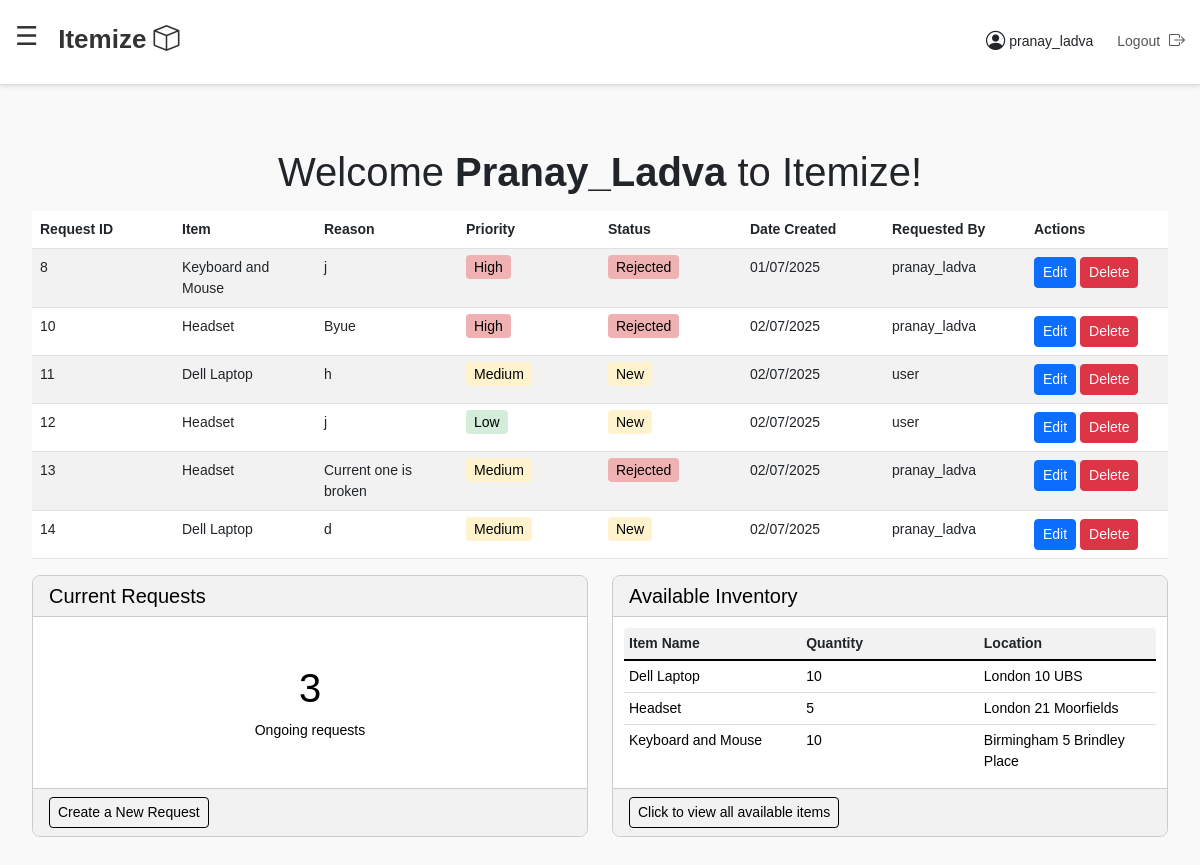
Page /dashboard/ (signed in) on the earlier database version.
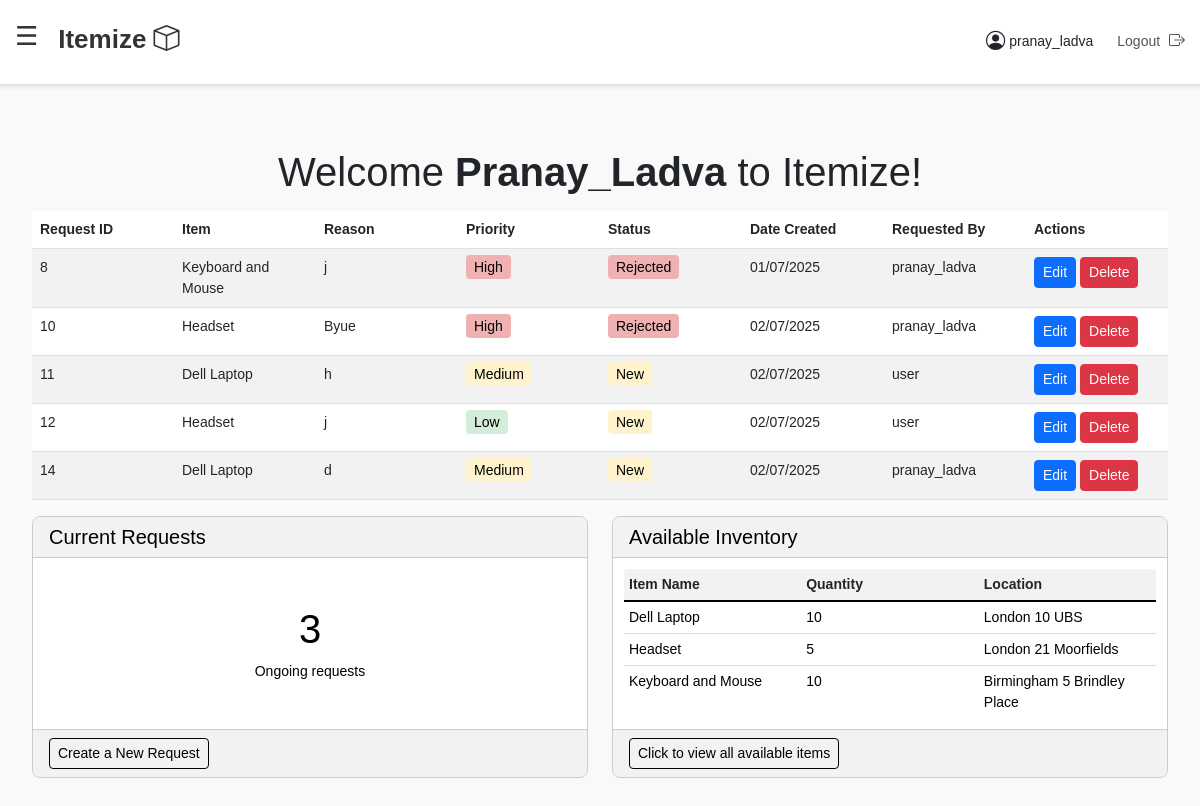
Same page on the later database version.
### inventory/models.py (models this page shows, shortened)
class InventoryRequest(models.Model):
    STATUS_CHOICES = [
        ('New', 'New'),
        ('In Progress', 'In Progress'),
        ('Approved', 'Approved'),
        ('Rejected', 'Rejected'),
    ]
    item = models.ForeignKey(InventoryItem, on_delete=models.CASCADE)  # Link to InventoryItem
    reason = models.TextField()
    priority = models.CharField(max_length=10, choices=[('High', 'High'), ('Medium', 'Medium'), ('Low', 'Low')])
    requested_by = models.ForeignKey(User, on_delete=models.CASCADE)  # Link to User
    status = models.CharField(max_length=20, choices=STATUS_CHOICES, default='New')
    created_at = models.DateTimeField(auto_now_add=True)
    class Meta:
        verbose_name = 'Inventory Request'
        verbose_name_plural = 'Inventory Requests'
        db_table = 'inventory_request'

class InventoryItem(models.Model):
    name = models.CharField(max_length=100)
    category = models.CharField(max_length=100)
    quantity = models.PositiveIntegerField(default=0)
    location = models.CharField(max_length=100)
    description = models.TextField(blank=True)
    added = models.DateTimeField(auto_now_add=True)
    class Meta:
        verbose_name = 'Inventory Item'
        verbose_name_plural = 'Inventory Items'
        db_table = 'inventory_item'

### inventory/views.py (the view)
# urls.py: path('dashboard/', views.dashboard, name='dashboard'),  # Dashboard
@login_required
def dashboard(request):
    if request.user.is_staff:
        requests = InventoryRequest.objects.all()
        current_requests_count = InventoryRequest.objects.exclude(status__in=['Approved', 'Rejected']).count()
        is_admin = True
    else:
        requests = InventoryRequest.objects.filter(requested_by=request.user)
        current_requests_count = InventoryRequest.objects.filter(
            requested_by=request.user
        ).exclude(status__in=['Approved', 'Rejected']).count()
        is_admin = False
    available_inventories = InventoryItem.objects.all()[:3]
    context = {
        'requests': requests,
        'current_requests_count': current_requests_count,
        'available_inventories': available_inventories,
        'is_admin': is_admin,
        'user_name': request.user.username if request.user.is_authenticated else "Guest"
    }
    return render(request, 'dashboard.html', context)

### templates/dashboard.html (shortened to what the changed rows need)
{% extends 'base.html' %}
{% block content %}
    <div class="container-fluid mt-5">
    <h1 class="text-center" style="margin-top: 5px; margin-bottom: 15px">Welcome <strong>{{ user.username|title }}</strong> to Itemize!
    </h1>
    <table class="table table-striped">
        <thead>
        <tr>
            <th>Request ID</th>
            <th>Item</th>
            <th>Reason</th>
            <th>Priority</th>
            <th>Status</th>
            <th>Date Created</th>
            <th>Requested By</th>
            {% if is_admin %}
                <th>Actions</th>
            {% endif %}
        </tr>
        </thead>
        <tbody>
        {% for req in requests %}
            <tr>
                <td>{{ req.id }}</td>
                <td>{{ req.item.name }}</td>
                <td>{{ req.reason }}</td>
                <td>
                <span class="{% if req.priority == 'Low' %}priority-low
                              {% elif req.priority == 'Medium' %}priority-medium
                              {% elif req.priority == 'High' %}priority-high{% endif %}">
                    {{ req.priority }}
                </span>
                </td>
                <td>
                <span class="{% if req.status == 'New' %}status-new
                              {% elif req.status == 'In Progress' %}status-in-progress
                              {% elif req.status == 'Approved' %}status-approved
                              {% elif req.status == 'Rejected' %}status-rejected{% endif %}">
                    {{ req.status }}
                </span>
                </td>
                <td>{{ req.created_at|date:"d/m/Y" }}</td>
                <td>{{ req.requested_by.username }}</td>
                {% if is_admin %}
                    <td>
                        <a href="{% url 'edit_request' req.id %}" class="btn btn-primary btn-sm">Edit</a>
                        <a href="{% url 'delete_request' req.id %}" class="btn btn-danger btn-sm">Delete</a>
                    </td>
                {% endif %}
            </tr>
        {% empty %}
            <tr>
                <td colspan="7" class="text-center">No requests found.</td>
            </tr>
        {% endfor %}
        </tbody>
    </table>
    <div class="row mb-4">
    <div class="col-md-6">
        <div class="card h-100"
             style="background-color: #f2f2f2; border: 1px solid #ccc; border-radius: 8px; overflow: hidden;">
            <div class="card-body d-flex flex-column align-items-center justify-content-center"
                 style="background-color: white;">
                <h1 style="color: black;">{{ current_requests_count }}</h1>
            </div>
        </div>
    </div>
    <div class="col-md-6">
        <div class="card h-100"
             style="background-color: #f2f2f2; border: 1px solid #ccc; border-radius: 8px; overflow: hidden;">
            <div class="card-body" style="background-color: white; padding: 10px;">
                {% if available_inventories|length > 0 %}
                    <table style="width: 100%; border-collapse: collapse; background-color: white; border-radius: 5px; overflow: hidden; border: 1px solid #ddd;">
                        <thead style="background-color: #f2f2f2;">
                        <tr>
                            <th style="text-align: left; padding: 5px; border-bottom: 2px solid black;">Item Name</th>
                            <th style="text-align: left; padding: 5px; border-bottom: 2px solid black;">Quantity</th>
                            <th style="text-align: left; padding: 5px; border-bottom: 2px solid black;">Location</th>
                        </tr>
                        </thead>
                        <tbody>
                        {% for item in available_inventories|slice:":3" %}
                            <tr>
                                <td style="padding: 5px; border-bottom: 1px solid #ddd; color: black;">{{ item.name }}</td>
                                <td style="padding: 5px; border-bottom: 1px solid #ddd; color: black;">{{ item.quantity }}</td>
                                <td style="padding: 5px; border-bottom: 1px solid #ddd; color: black;">{{ item.location }}</td>
                            </tr>
                        {% endfor %}
                        </tbody>
                    </table>
                {% else %}
                    <p style="text-align: center; color: black; margin: 10px 0;">No inventory available</p>
                {% endif %}
            </div>
        </div>
    </div>
{% endblock %}

Differences in the rows shown:
removed InventoryRequest: id "13", item.name "Headset", reason "Current one is broken", priority "Medium", status "Rejected", created_at "02/07/2025", requested_by.username "pranay_ladva"
